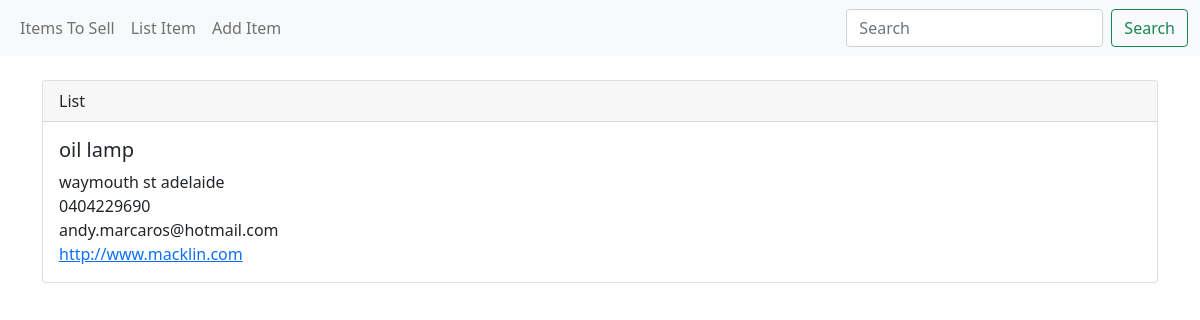
The page /show_list/3 on the database its author committed.
### items_db/models.py (models this page shows, shortened)
class Item(models.Model):
	item_name = models.CharField('Item Name', max_length=120)
	category = models.CharField(max_length=30)
	description = models.TextField(blank=True)
	source = models.ForeignKey(Source, blank=True, null=True, on_delete=models.CASCADE)
	value = models.DecimalField(max_digits=6, decimal_places=2)
	sell =  models.DecimalField(max_digits=6, decimal_places=2)
	comments =  models.TextField(blank=True)
	def __str__(self):
		return self.item_name

class Source(models.Model):
	name = models.CharField('Location Name', max_length=120)
	address = models.CharField(max_length=120)
	postcode = models.CharField(max_length=10)
	phone = models.CharField('Contact Phone', max_length=10)
	web = models.URLField('Website Address')
	email = models.EmailField('Email Address')

### items_db/views.py (the view)
# urls.py: path('show_list/<list_id>', views.show_list, name="show-list"),
def show_list(request, list_id):
	key_item = Item.objects.get(pk=list_id)
	return render(request, 'show_list.html', {'key_item': key_item})

### items_db/templates/show_list.html
{% extends 'base.html' %}
{% block content %}
<div class="card">
  <div class="card-header">
    List
  </div>
  <div class="card-body">
    <h5 class="card-title">{{ key_item }}</h5>
    <p class="card-text">
    {{ key_item.source.address }}<br/>
    {{ key_item.source.phone }}<br/>
    {{ key_item.source.email }}<br/>
    <a href="{{ key_item.source.web }}">{{ key_item.source.web }} </a><br/>
    </p>
  </div>
</div>
{% endblock %}

### rows shown on the page
Item: item_name "oil lamp", source.address "waymouth st adelaide", source.phone "0404229690", source.email "andy.marcaros@hotmail.com", source.web "http://www.macklin.com"
